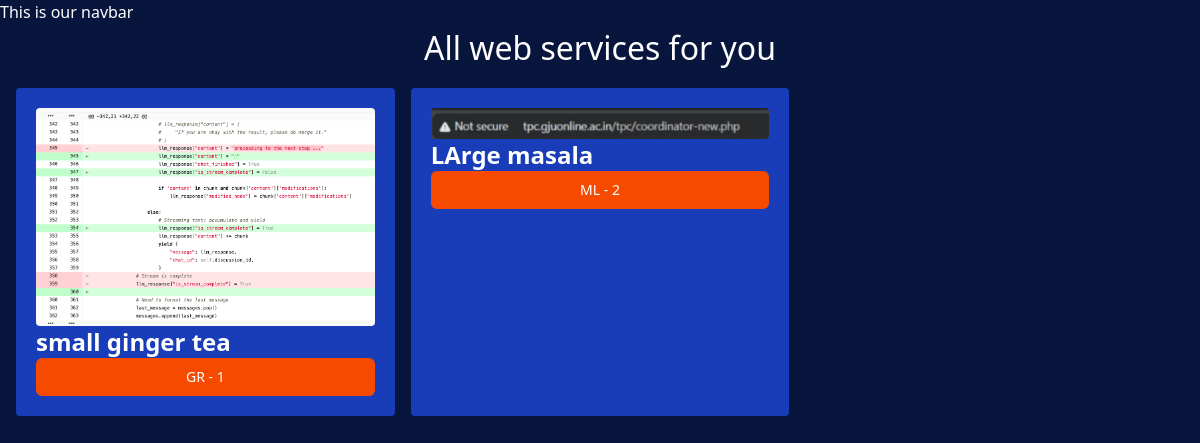
The app's page /kapil/, older data.
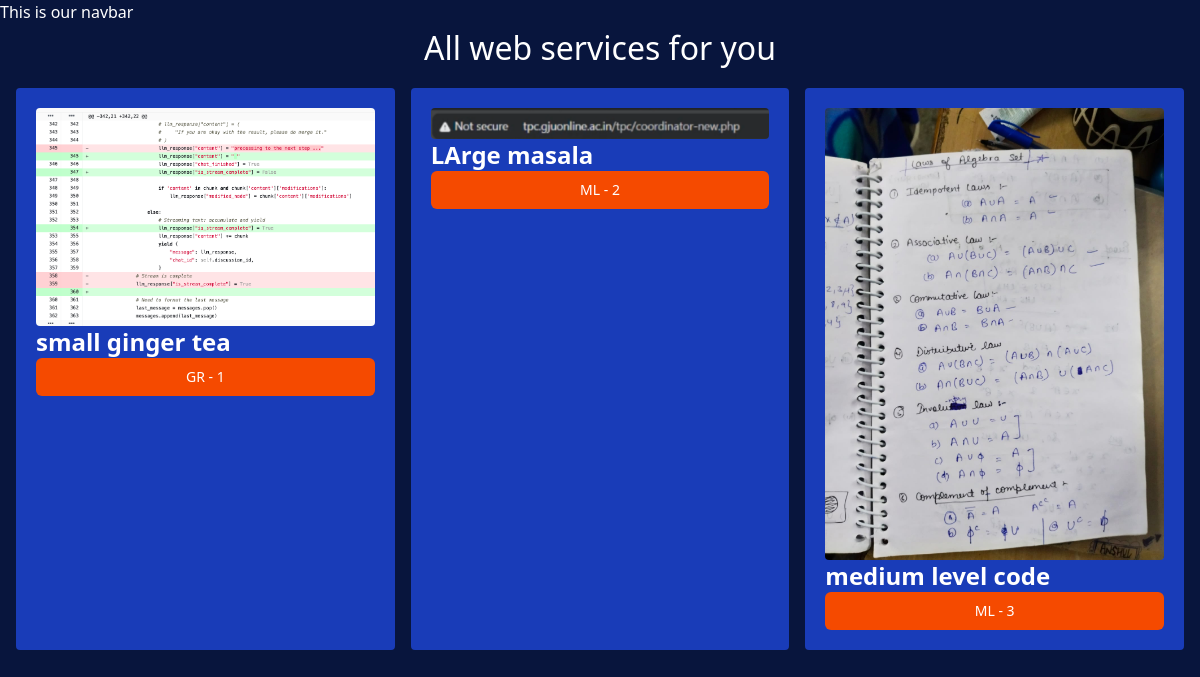
The same page, newer data.
### kapil/models.py (models this page shows, shortened)
class ChaiVarity(models.Model):
    CHAI_TYPE_CHOICE = [
        ('ML', 'MASALA'),
        ('GR', 'GINGER'),
        ('KL', 'KIWI'),
        ('PL', 'PLAIN'),
        ('EL', 'ELACHI')
    ]
    name = models.CharField(max_length=100)
    image = models.ImageField(upload_to='chais/')
    date_added = models.DateTimeField(default=timezone.now)
    type = models.CharField(max_length=2, choices=CHAI_TYPE_CHOICE)
    description = models.TextField(default='')

### kapil/views.py (the view)
# urls.py: path('', views.all_chai, name='all_kapil'),
def all_chai(request):
    chais = ChaiVarity.objects.all()
    return render(request, 'kapil/all_kapil.html', {'chais': chais})

### kapil/templates/kapil/all_kapil.html (shortened to what this page needs)
{% extends 'layout.html' %}
{% block content %}
    <h1>All web services for you</h1>
    <div class="grid grid-cols-3 gap-4 m-4">
    {% for chai in chais %}
  <div class="bg-blue-800 p-5 rounded">
    <img class="rounded" src="{{chai.image.url}}" alt="">
    <h3 class="text-2xl font-bold" >{{chai.name}}</h3>
    <a href="{% url 'chai_detail' chai.id %}">
      <button
      type = "button"
      class="inline-flex items-center w-[100%] justify-center px-4 py-2 border border-transparent text-sm font-medium rounded-md
text-white
bg-orange-600
hover:bg-orange-700
focus: outline-none focus:ring-2 focus:ring-offset-2 focus:ring-orange-500"
      >
        {{chai.type}} - {{chai.id}}
      </button>
    </a>
  </div>
    {% endfor %}
{% endblock  %}

### templates/layout.html (shortened to what this page needs)
{% load static tailwind_tags %}
{% load static %}
<!DOCTYPE html>
<html lang="en">
<head>
    <link rel="stylesheet" href="{% static 'style.css' %}" >
    {% tailwind_css %}
</head>
<body>
    <nav>This is our navbar</nav>
    {% block content %}
    {% endblock  %}
</body>
</html>

### static/style.css (style rules this page uses)
body { background-color: #08153d; color: #ffffff; }
h1 { text-align: center; font-size: 2em; }

Row changes from the older to the newer data that the page shows:
added ChaiVarity: image (picture), name "medium level code", type "ML", id "3"
